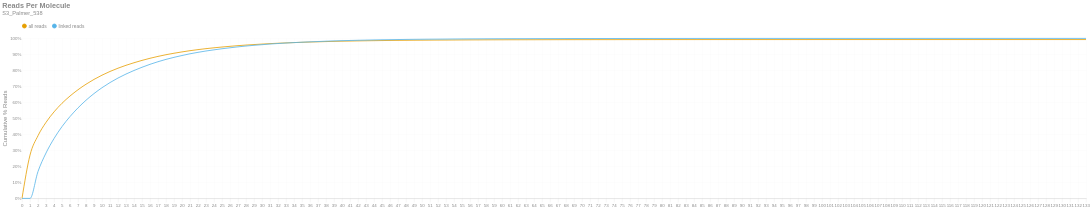

Write notebook code for a chart like this one.
### Markdown cell above
### Reads per Molecule
This chart shows the cumulative distribution of the number of reads per linked molecule. That is, how many alignments are associated with a unique molecule. This excludes the number of reads associated with invalid or absent linked-read barcodes. The `linked` histogram is the percentages recalculated when disregarding singletons.

### Code cell
if SKIPLR:
    print_html(f"Skipped")
else:
    counts = np.bincount(valids['reads'].cast(pl.Int64).to_numpy())
    weighted = counts * np.arange(len(counts))
    all_perc = weighted / n_reads
    linked_perc = weighted / n_linked_reads
    linked_perc[1] = 0
    binned_df = pl.DataFrame({
        'readsper': list(range(len(counts))),
        'all reads (cumsum)': np.cumsum(all_perc).tolist(),
        'linked reads (cumsum)': np.cumsum(linked_perc).tolist(),
    })

    with SafeRender(binned_df):
        (
            density_plot(binned_df, 'Reads Per Molecule', samplename, 'readspmol')
            .encode(
                x=alt.X('readsper:O', title=None).axis(labelAngle=0).scale(padding=0),
                y=alt.Y('value:Q', title='Cumulative % Reads').axis(format='%').stack(False),
                color=alt.Color("key:N").scale(domain=["all reads", "linked reads"]),
                tooltip=[
                    alt.Tooltip("key:N", title="Data Type"),
                    alt.Tooltip("readsper:O", title="Reads Per Molecule"),
                    alt.Tooltip("value:Q", format=".2%", title="% Reads (Cum.)")
                ]            
            )
        ).display()

### Figure 1 — Vega-Lite specification as saved in the notebook (floating-point values rounded to 4 significant figures; data arrays with more than 128 entries replaced by an {"elided": "..."} marker saying what was removed)
{"width": "container", "height": 400, "config": {"title": {"anchor": "start", "dy": -15, "fontSize": 18, "color": "#888888", "subtitleColor": "#888888", "subtitleFontSize": 14}, "arc": {"fill": "#0072B2"}, "axis": {"domainColor": "#888888", "domainWidth": 0.5, "gridWidth": 0.2, "grid": false, "titleFontWeight": 400, "titleFontSize": 15, "labelFontSize": 11, "labelColor": "#888888", "tickColor": "#888888", "tickWidth": 0.2, "titleColor": "#888888"}, "axisBand": {"grid": false}, "axisX": {"grid": true, "tickSize": 10, "domainCap": "round"}, "axisY": {"domain": false, "grid": true, "tickSize": 0, "domainCap": "round"}, "background": "transparent", "header": {"labelFontSize": 15, "labelColor": "#888888", "titleFontSize": 15, "titleFontWeight": 600, "titleColor": "#888888"}, "legend": {"labelFont": "sans-serif", "labelFontSize": 12, "labelColor": "#888888", "symbolSize": 100, "symbolType": "circle", "titleFontSize": 12, "titlePadding": 10, "titleColor": "#888888", "title": null, "orient": "top"}, "range": {"category": ["#E69F00", "#56B4E9", "#009E73", "#F0E442", "#0072B2", "#D55E00", "#CC79A7", "#000000"], "diverging": ["#cfe8f3", "#a2d4ec", "#73bfe2", "#46abdb", "#1696d2", "#12719e"]}, "area": {"fill": "#0072B2", "fillOpacity": 0.7, "line": true, "strokeOpacity": 0.7}, "line": {"color": "#0072B2", "stroke": "#0072B2", "strokeWidth": 2}, "trail": {"color": "#0072B2", "stroke": "#0072B2", "strokeWidth": 0, "size": 1}, "point": {"filled": true, "fillOpacity": 1.0, "size": 95}, "text": {"color": "#888888", "fontSize": 11, "align": "right", "fontWeight": 400, "size": 11}, "bar": {"fill": "#0072B2", "stroke": null}, "view": {"stroke": null, "continuousWidth": 660, "continuousHeight": 400}}, "data": {"name": "data-fee3bf81a1d7ba93f622e11a12a3f62c"}, "mark": {"type": "line", "interpolate": "monotone", "point": {"opacity": 0, "size": 275}}, "encoding": {"color": {"field": "key", "scale": {"domain": ["all reads", "linked reads"]}, "type": "nominal"}, "tooltip": [{"field": "key", "title": "Data Type", "type": "nominal"}, {"field": "readsper", "title": "Reads Per Molecule", "type": "ordinal"}, {"field": "value", "format": ".2%", "title": "% Reads (Cum.)", "type": "quantitative"}], "x": {"axis": {"labelAngle": 0}, "field": "readsper", "scale": {"padding": 0}, "title": null, "type": "ordinal"}, "y": {"axis": {"format": "%"}, "field": "value", "stack": false, "title": "Cumulative % Reads", "type": "quantitative"}}, "params": [{"name": "param_c36ac31b6afebe62", "select": {"type": "point", "fields": ["key"]}, "bind": "legend"}], "title": {"text": "Reads Per Molecule", "subtitle": "S3_Palmer_538"}, "transform": [{"fold": ["all reads (cumsum)", "linked reads (cumsum)"]}, {"calculate": "replace(datum.key, ' (cumsum)', '')", "as": "key"}, {"filter": {"param": "param_c36ac31b6afebe62"}}], "usermeta": {"embedOptions": {"downloadFileName": "S3_Palmer_538.readspmol"}}, "$schema": "https://vega.github.io/schema/vega-lite/v6.1.0.json", "datasets": {"data-fee3bf81a1d7ba93f622e11a12a3f62c": {"elided": "134 records"}}}
